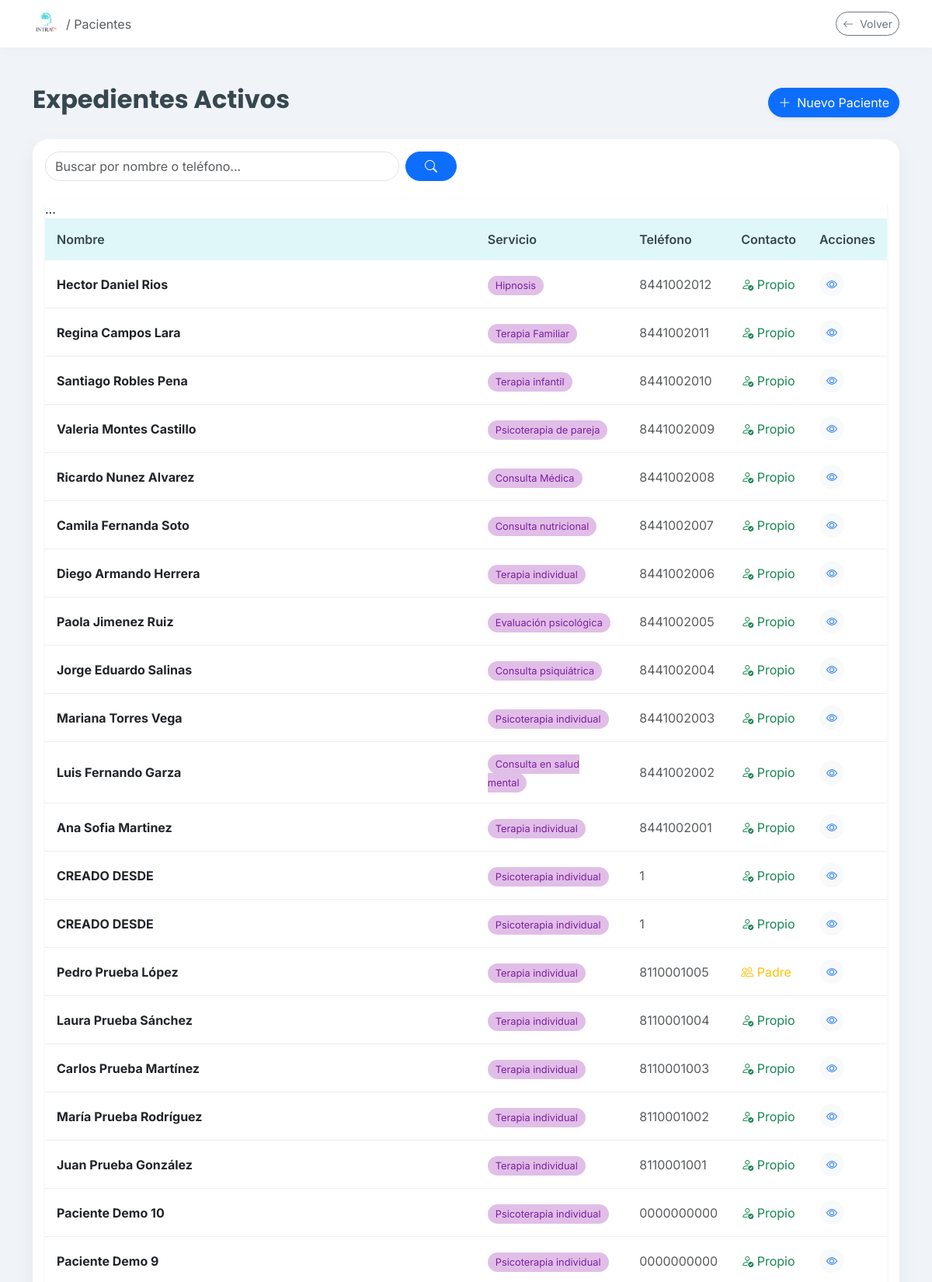
The page /pacientes/ (signed in, upper part) on the database its author committed.
### clinica/models.py (models this page shows, shortened)
class Paciente(models.Model):
    TIPO_CONTACTO_CHOICES = [
        ('propio', 'Propio'),
        ('madre', 'Madre'),
        ('padre', 'Padre'),
        ('pareja', 'Pareja'),
        ('otro', 'Otro'),
    ]
    SEXO_CHOICES = [
        ('Femenino', 'Femenino'),
        ('Masculino', 'Masculino'),
    ]
    usuario = models.OneToOneField(User, on_delete=models.SET_NULL, null=True, blank=True, related_name='perfil_paciente')
    nombre = models.CharField(max_length=200, verbose_name="Nombre Completo")
    fecha_nacimiento = models.DateField(verbose_name="Fecha de Nacimiento")
    nombre_normalizado = models.CharField(max_length=200, blank=True, editable=False)
    sexo = models.CharField(
        max_length=20,
        choices=SEXO_CHOICES,
        default='Femenino',
        verbose_name="Sexo"
    )
    telefono = models.CharField(max_length=20, verbose_name="Teléfono (WhatsApp)")
    identidad_contacto = models.CharField(max_length=20, choices=TIPO_CONTACTO_CHOICES, default='propio')
    servicio_inicial = models.ForeignKey('Servicio', on_delete=models.SET_NULL, null=True, verbose_name="Servicio Inicial")
    consentimiento_firmado = models.FileField(upload_to='documentos/', blank=True, null=True)
    estudio_socioeconomico = models.FileField(upload_to='documentos/', blank=True, null=True)
    apertura_expediente = models.FileField(upload_to='documentos/', blank=True, null=True)
    resumen_clinico = models.TextField(blank=True, null=True)
    empresa = models.ForeignKey(
        'Empresa', on_delete=models.SET_NULL, null=True, blank=True,
        related_name='pacientes'
    )
    pacientes_relacionados = models.ManyToManyField('self', blank=True, symmetrical=True)
    enlace_resultados = models.URLField(blank=True, null=True)
    fecha_registro = models.DateTimeField(auto_now_add=True)
    class Meta:
        verbose_name = "Paciente"
        verbose_name_plural = "Pacientes"

class Servicio(models.Model):
    nombre = models.CharField(max_length=100)
    precio = models.DecimalField(
        max_digits=10, decimal_places=2, null=True, blank=True,
        verbose_name="Precio estándar",
        help_text="Precio público del servicio. Se usa para calcular penalizaciones por inasistencia."
    )
    def __str__(self):
        return self.nombre

### clinica/views.py (the view)
# urls.py: path('pacientes/', clinica_views.lista_pacientes, name='lista_pacientes'),
@login_required
def lista_pacientes(request):
    query = request.GET.get('q')
    if query:
        q_limpio = quitar_tildes(query)
        pacientes = Paciente.objects.filter(
            Q(nombre_normalizado__icontains=q_limpio) |
            Q(telefono__icontains=query)
        ).order_by('-fecha_registro')
    else:
        pacientes = Paciente.objects.all().order_by('-fecha_registro')
    return render(request, 'clinica/lista_pacientes.html', {'pacientes': pacientes})

### clinica/templates/clinica/lista_pacientes.html (shortened to what this page needs)
{% load static %}
<!DOCTYPE html>
<html lang="es">
<head>
    <link href="https://cdn.jsdelivr.net/npm/bootstrap@5.3.0/dist/css/bootstrap.min.css" rel="stylesheet">
    <link rel="stylesheet" href="https://cdn.jsdelivr.net/npm/bootstrap-icons@1.10.5/font/bootstrap-icons.css">
</head>
<body>
    <nav class="navbar navbar-expand-lg mb-5">
        <div class="container">
            <a class="navbar-brand d-flex align-items-center" href="{% url 'home' %}">
                <img src="{% static 'clinica/images/logo.png' %}" alt="Logo" style="height: 35px;" class="me-2">
                <span class="fs-6 text-muted">/ Pacientes</span>
            </a>
            <a href="{% url 'home' %}" class="btn btn-outline-secondary btn-sm rounded-pill">
                <i class="bi bi-arrow-left me-1"></i> Volver
            </a>
        </div>
    </nav>
    <div class="container">
        <div class="d-flex justify-content-between align-items-center mb-4">
            <h2 class="fw-bold">Expedientes Activos</h2>
           <a href="{% url 'registrar_paciente' %}" class="btn btn-primary rounded-pill shadow-sm">
    <i class="bi bi-plus-lg me-2"></i>Nuevo Paciente
</a>
        </div>
        <div class="card table-card p-3"><div class="row mb-4">
    <div class="col-md-6">
        <form method="get" class="d-flex">
            <input type="text" name="q" class="form-control me-2 rounded-pill" placeholder="Buscar por nombre o teléfono..." value="{{ request.GET.q }}">
            <button type="submit" class="btn btn-primary rounded-pill px-4">
                <i class="bi bi-search"></i>
            </button>
        </form>
    </div>
</div>
<div class="card shadow-sm border-0"> ...
            <table class="table table-hover mb-0">
                <thead>
                    <tr>
                        <th>Nombre</th>
                        <th>Servicio</th>
                        <th>Teléfono</th>
                        <th>Contacto</th>
                        <th>Acciones</th>
                    </tr>
                </thead>
                <tbody>
                    {% for paciente in pacientes %}
                    <tr>
                        <td class="fw-bold">{{ paciente.nombre }}</td>
                        <td><span class="badge-servicio">{{ paciente.servicio_inicial }}</span></td>
                        <td class="text-muted">{{ paciente.telefono }}</td>
                        <td>
                            {% if paciente.identidad_contacto == 'propio' %}
                                <span class="text-success"><i class="bi bi-person-check"></i> Propio</span>
                            {% else %}
                                <span class="text-warning"><i class="bi bi-people"></i> {{ paciente.identidad_contacto|title }}</span>
                            {% endif %}
                        </td>
                        <td>
                            <a href="{% url 'detalle_paciente' paciente.id %}" class="btn btn-sm btn-light text-primary rounded-circle">
    <i class="bi bi-eye"></i>
</a>
                        </td>
                    </tr>
                    {% endfor %}
                </tbody>
            </table>
        </div>
    </div>
</body>
</html>

### clinica/templates/clinica/lista_pacientes.html (style rules this page uses)
:root { --intra-primary: #26C6DA; --intra-secondary: #EF5350; --intra-dark: #37474F; --intra-light: #F0F4F8; --intra-white: #FFFFFF; }
body { background-color: var(--intra-light); font-family: 'Inter', sans-serif; color: var(--intra-dark); }
h2 { font-family: 'Poppins', sans-serif; }
.navbar { background-color: var(--intra-white); box-shadow: 0 2px 15px rgba(0,0,0,0.03); }
.table-card { background: white; border-radius: 20px; box-shadow: 0 10px 30px rgba(0,0,0,0.05); overflow: hidden; border: none; }
.table thead th { background-color: #E0F7FA; color: var(--intra-dark); font-weight: 600; border: none; padding: 15px; }
.table tbody td { padding: 15px; vertical-align: middle; border-bottom: 1px solid #ECEFF1; }
.badge-servicio { background-color: #E1BEE7; color: #7B1FA2; padding: 5px 10px; border-radius: 20px; font-size: 0.8rem; }

### rows shown on the page
Paciente: nombre "Hector Daniel Rios", servicio_inicial "Hipnosis", telefono "8441002012", identidad_contacto "propio" (drawn)
Paciente: nombre "Regina Campos Lara", servicio_inicial "Terapia Familiar", telefono "8441002011", identidad_contacto "propio" (drawn)
Paciente: nombre "Santiago Robles Pena", servicio_inicial "Terapia infantil", telefono "8441002010", identidad_contacto "propio" (drawn)
Paciente: nombre "Valeria Montes Castillo", servicio_inicial "Psicoterapia de pareja", telefono "8441002009", identidad_contacto "propio" (drawn)
Paciente: nombre "Ricardo Nunez Alvarez", servicio_inicial "Consulta Médica", telefono "8441002008", identidad_contacto "propio" (drawn)
Paciente: nombre "Camila Fernanda Soto", servicio_inicial "Consulta nutricional", telefono "8441002007", identidad_contacto "propio" (drawn)
Paciente: nombre "Diego Armando Herrera", servicio_inicial "Terapia individual", telefono "8441002006", identidad_contacto "propio" (drawn)
Paciente: nombre "Paola Jimenez Ruiz", servicio_inicial "Evaluación psicológica", telefono "8441002005", identidad_contacto "propio" (drawn)
Paciente: nombre "Jorge Eduardo Salinas", servicio_inicial "Consulta psiquiátrica", telefono "8441002004", identidad_contacto "propio" (drawn)
Paciente: nombre "Mariana Torres Vega", servicio_inicial "Psicoterapia individual", telefono "8441002003", identidad_contacto "propio" (drawn)
Paciente: nombre "Luis Fernando Garza", servicio_inicial "Consulta en salud mental", telefono "8441002002", identidad_contacto "propio" (drawn)
Paciente: nombre "Ana Sofia Martinez", servicio_inicial "Terapia individual", telefono "8441002001", identidad_contacto "propio" (drawn)
Paciente: nombre "CREADO DESDE", servicio_inicial "Psicoterapia individual", telefono "1", identidad_contacto "propio" (drawn)
Paciente: nombre "CREADO DESDE", servicio_inicial "Psicoterapia individual", telefono "1", identidad_contacto "propio" (drawn)
Paciente: nombre "Pedro Prueba López", servicio_inicial "Terapia individual", telefono "8110001005", identidad_contacto "Padre"
Paciente: nombre "Laura Prueba Sánchez", servicio_inicial "Terapia individual", telefono "8110001004", identidad_contacto "propio" (drawn)
Paciente: nombre "Carlos Prueba Martínez", servicio_inicial "Terapia individual", telefono "8110001003", identidad_contacto "propio" (drawn)
Paciente: nombre "María Prueba Rodríguez", servicio_inicial "Terapia individual", telefono "8110001002", identidad_contacto "propio" (drawn)
Paciente: nombre "Juan Prueba González", servicio_inicial "Terapia individual", telefono "8110001001", identidad_contacto "propio" (drawn)
Paciente: nombre "Paciente Demo 10", servicio_inicial "Psicoterapia individual", telefono "0000000000", identidad_contacto "propio" (drawn)
Paciente: nombre "Paciente Demo 9", servicio_inicial "Psicoterapia individual", telefono "0000000000", identidad_contacto "propio" (drawn)
